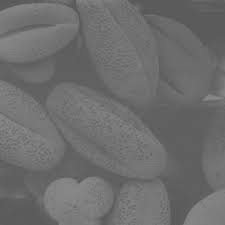
#> input picture HW2/images.jpg, 225 x 225 px, found by its file name
$ jupyter execute CV_HW8.ipynb
#> lines starting #> are read from the running program, lines starting #| are printed output that depends on the picture; pictures that were not available may be replaced by others from this repository, and a replacement may not be noted
[cell 1]
from google.colab import drive

# Accessing My Google Drive
drive.mount('/content/drive')

[cell 2]
import numpy as np
import cv2 as cv
import random
from matplotlib import pyplot as plt
img_address = "drive/My Drive/Colab Notebooks/images.jpg"
img = cv.imread(img_address, 0)
#> img is the input picture: shape (225, 225); min 84, max 140, mean 109.1
img_address2 = "drive/My Drive/Colab Notebooks/grayscale.jpg"
img2 = cv.imread(img_address2, 0)
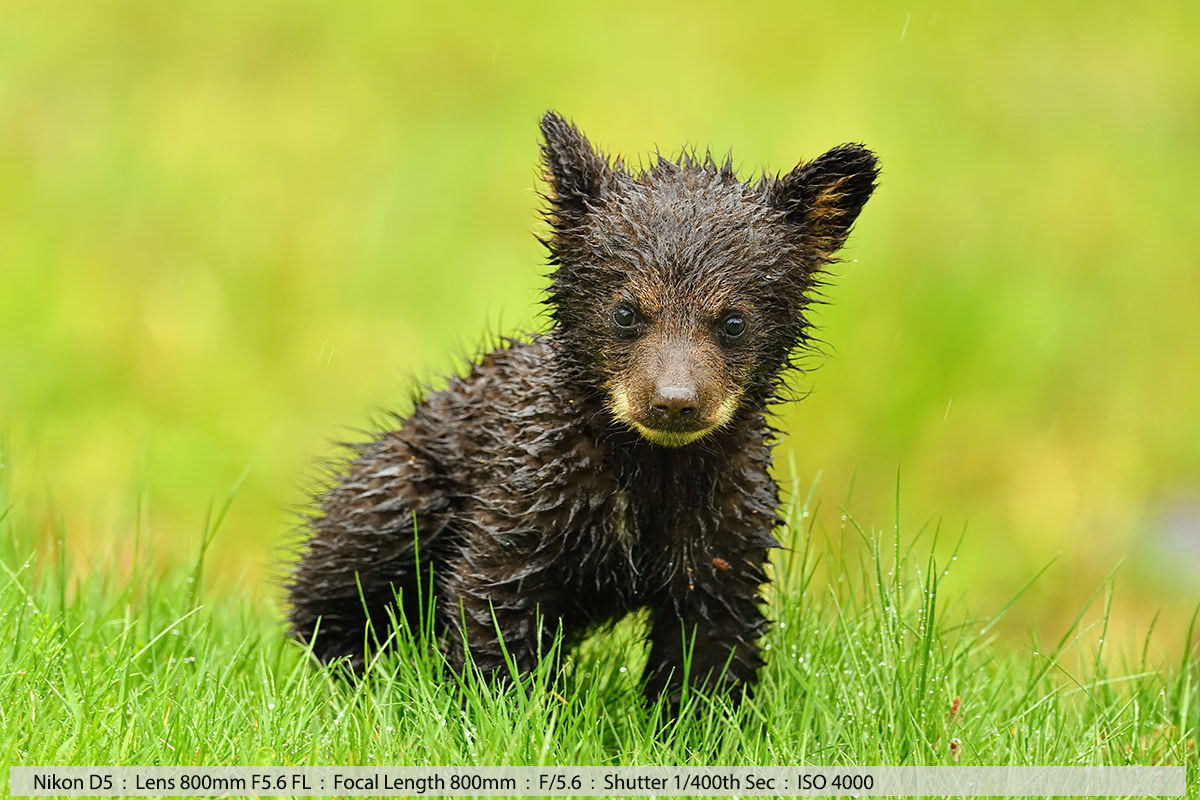
#> input picture HW5/fbimg.jpg, 1200 x 800 px, given in place of grayscale.jpg, which was not available
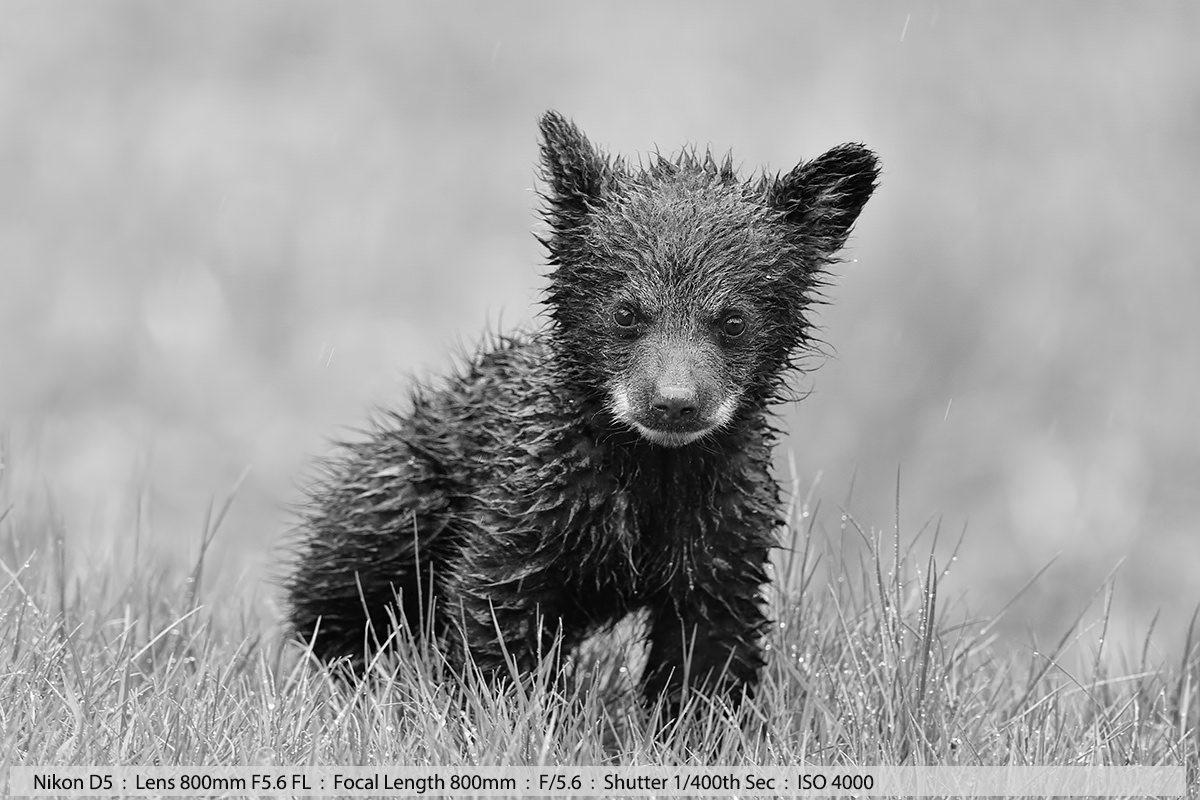
#> img2: shape (800, 1200); min 0, max 255, mean 158.3

[cell 3]
def gauss_noise(img,mean,standard_deviation):
#> called with mean = 0, standard_deviation = 5
    gaussian = np.random.normal(mean,standard_deviation,(img.shape[0],img.shape[1]))
    gaussian = gaussian.reshape(img.shape[0],img.shape[1]).astype('uint8')
    gauss_noise_img =cv.add(img , gaussian)
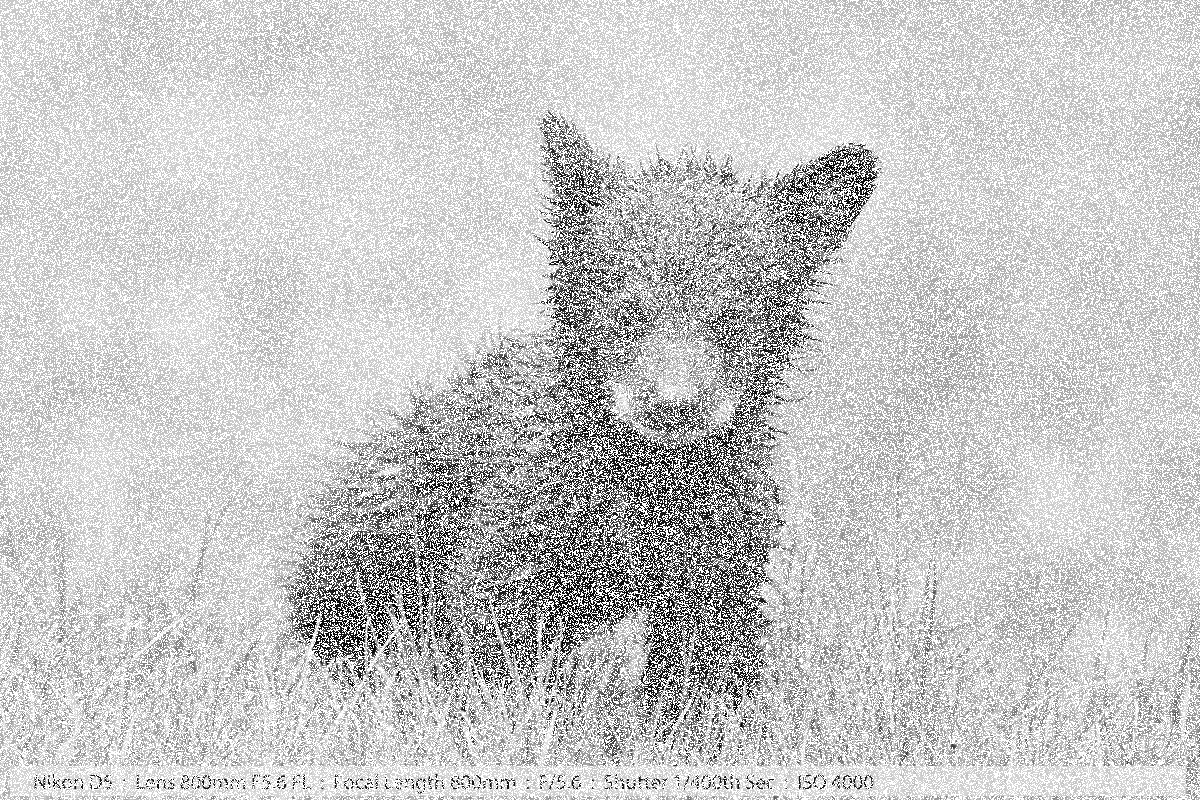
#> gauss_noise_img: shape (800, 1200); min 0, max 255, mean 200.7
    plt.imshow(gauss_noise_img, cmap=plt.get_cmap('gray'))
    plt.plot()
    return gauss_noise_img

[cell 4]
def median_filter(img, filter_size):
    temp = []
    index = filter_size // 2
    new_img = []
    new_img = np.zeros((img.shape[0], img.shape[1]), np.int32)
    for i in range(img.shape[0]):
        for j in range(img.shape[1]):
            if img[i][j]== 0 or img[i][j] == 255 :
              coun=0
              for z in range(filter_size):
                if -1<i + z - index < img.shape[0]:
                    for k in range(filter_size):
                      if(-1<j + k - index<img.shape[1]):
                          temp.append(img[i + z - index][j + k - index])
              temp.sort()
              new_img[i][j] = temp[int(len(temp) / 2)]
              temp = []
            else:
              new_img[i][j]= img[i][j]
    plt.imshow(new_img, cmap=plt.get_cmap('gray'))
    plt.plot()
    return new_img

[cell 5]
def smoothing_filter(img, filter_size):
#> called with filter_size = 5
    temp = []
    index = filter_size // 2
    new_img = []
    new_img = np.zeros((img.shape[0], img.shape[1]), np.int32)
    for i in range(img.shape[0]):
        for j in range(img.shape[1]):
            if img[i][j]== 0 or img[i][j] == 255 :
              for z in range(filter_size):
                if -1<i + z - index < img.shape[0]:
                    for k in range(filter_size):
                      if(-1<j + k - index<img.shape[1]):
                          temp.append(img[i + z - index][j + k - index])
              mean = 0
              for m in range(len(temp)):
                mean+=temp[m]
              mean = mean/len(temp)
              new_img[i][j] =mean
              temp = []
            else:
              new_img[i][j]= img[i][j]
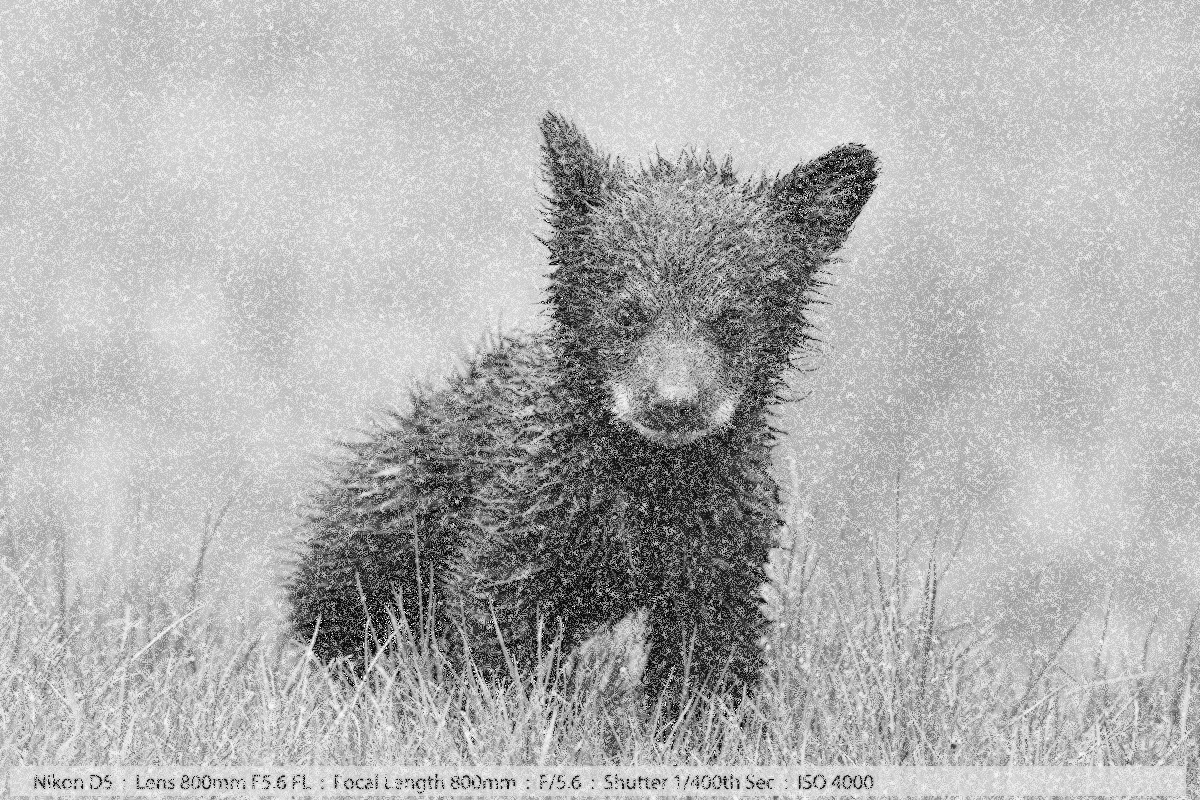
#> new_img: shape (800, 1200) int32; min 1, max 254, mean 178.7
    plt.imshow(new_img, cmap=plt.get_cmap('gray'))
    plt.plot()
    return new_img

[cell 6]
# gaussian noise
gauss_noise_img = gauss_noise(img2,0,5)

[cell 7]
# smothing filter
smoothing_filter_img = smoothing_filter(gauss_noise_img, 5)

[cell 8]
# median filter
median_filter_img = median_filter(gauss_noise_img, 5)
#> after the loop in median_filter, `for i in range(img.shape[0]):`:
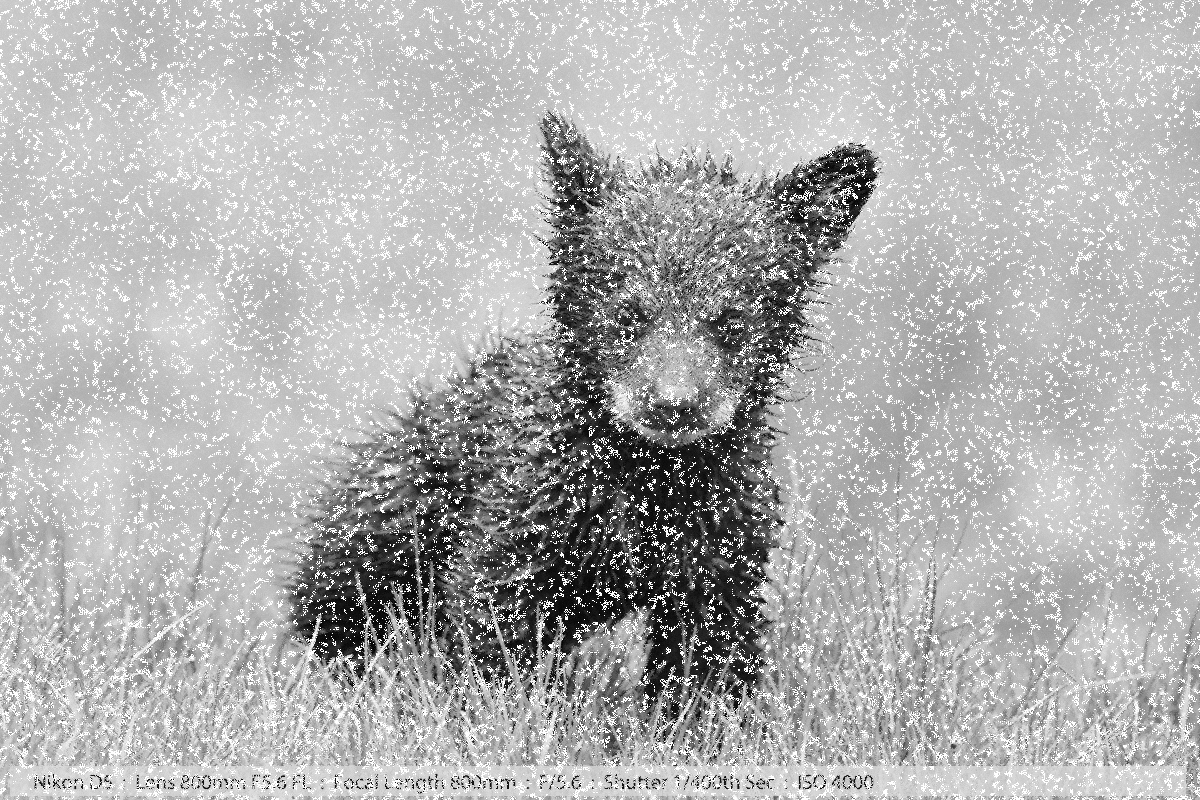
#> new_img: shape (800, 1200) int32; min 1, max 255, mean 176.4
